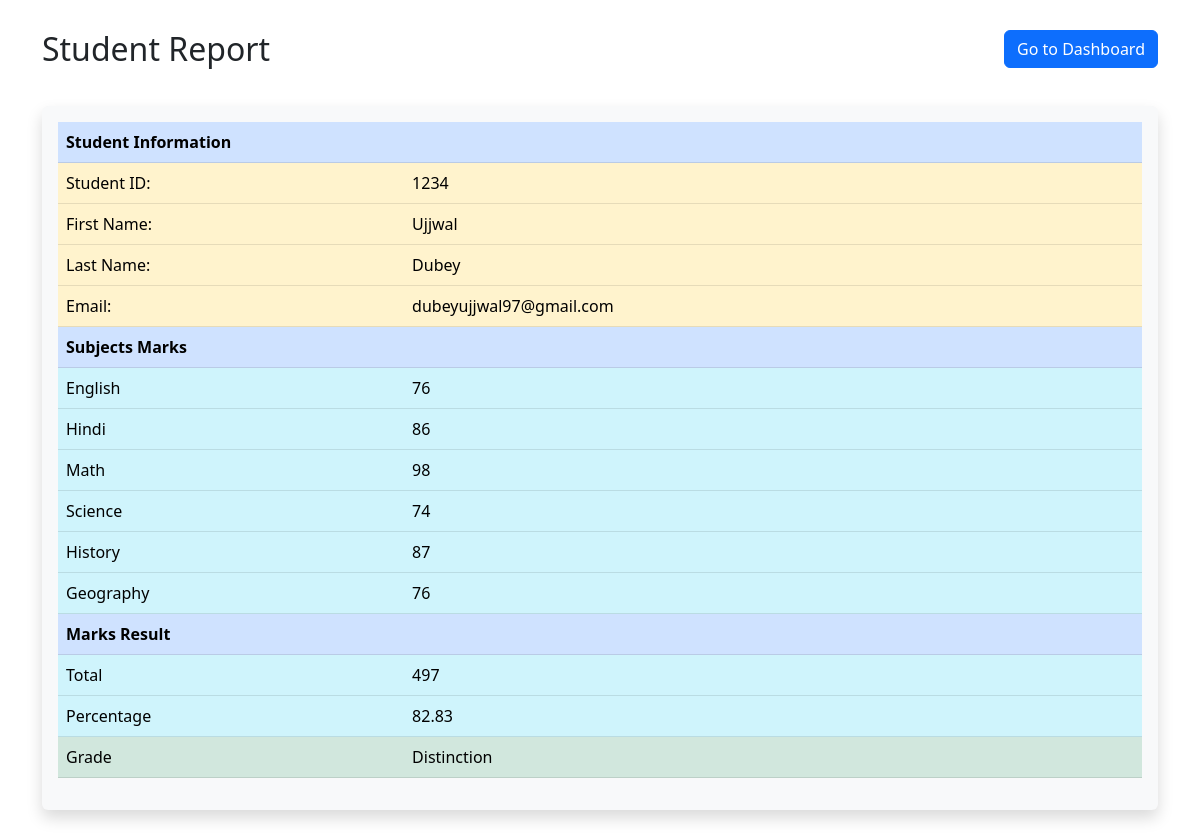
The page /view_report.php?record=8 on the database its author committed.
### tables this page shows
CREATE TABLE `report` (
  `id` int(11) NOT NULL,
  `student_id` int(10) NOT NULL,
  `first_name` varchar(20) NOT NULL,
  `last_name` varchar(20) NOT NULL,
  `batch_class` varchar(20) NOT NULL,
  `email` varchar(100) NOT NULL,
  `english_marks` int(3) NOT NULL,
  `hindi_marks` int(3) NOT NULL,
  `math_marks` int(3) NOT NULL,
  `science_marks` int(3) NOT NULL,
  `history_marks` int(3) NOT NULL,
  `geography_marks` int(3) NOT NULL,
  `remarks` text NOT NULL,
  `grade` varchar(20) NOT NULL
);

### view_report.php (the view, shortened to what this page needs)
<?php
include_once('connection.php');
$record = $_GET['record'];
$query="SELECT * FROM report where id = '$record'";
$result = mysqli_query($conn, $query);
$row = mysqli_fetch_assoc($result);
$total = ($row['english_marks'] + $row['hindi_marks'] + $row['math_marks'] + $row['science_marks'] + $row['history_marks'] + $row['geography_marks'])
?>
<!doctype html>
<html lang="en">
  <head>
    <link href="https://cdn.jsdelivr.net/npm/bootstrap@5.3.0/dist/css/bootstrap.min.css" rel="stylesheet">
  </head>
  <body>
    <div class="container">
        <div class="header">
            <div class="row">
                <div class="col-md-6">
                    <h2>Student Report</h2>
                </div>
                <div class="col-md-6">
                    <a href="index.php" class="btn btn-md btn-primary float-end">Go to Dashboard</a>
                </div>
            </div>
        </div>
        <div class="shadow p-3 mb-5 bg-body-tertiary rounded main_div">
            <table class="table">
              <tr class="table-primary">
                <th colspan="4">Student Information</th>
              </tr>
              <tr class="table-warning">
                <td colspan="2">Student ID:</td>
                <td colspan="2"><?=$row['student_id'];?></td>
              </tr>
              <tr class="table-warning">
                <td colspan="2">First Name:</td>
                <td colspan="2"><?=$row['first_name'];?></td>
              </tr>
              <tr class="table-warning">
                <td colspan="2">Last Name:</td>
                <td colspan="2"><?=$row['last_name'];?></td>
              </tr>
              <tr class="table-warning">
                <td colspan="2">Email:</td>
                <td colspan="2"><?=$row['email'];?></td>
              </tr>
              <tr class="table-primary">
                <th colspan="4">Subjects Marks</th>
              </tr>
              <tr class="table-info">
                <td colspan="2">English</td>
                <td colspan="2"><?=$row['english_marks'];?></td>
              </tr>
              <tr class="table-info">
                <td colspan="2">Hindi</td>
                <td colspan="2"><?=$row['hindi_marks'];?></td>
              </tr>
              <tr class="table-info">
                <td colspan="2">Math</td>
                <td colspan="2"><?=$row['math_marks'];?></td>
              </tr>
              <tr class="table-info">
                <td colspan="2">Science</td>
                <td colspan="2"><?=$row['science_marks'];?></td>
              </tr>
              <tr class="table-info">
                <td colspan="2">History</td>
                <td colspan="2"><?=$row['history_marks'];?></td>
              </tr>
              <tr class="table-info">
                <td colspan="2">Geography</td>
                <td colspan="2"><?=$row['geography_marks'];?></td>
              </tr>
              <tr class="table-primary">
                <th colspan="4">Marks Result</th>
              </tr>
              <tr class="table-info">
                <td colspan="2">Total</td>
                <td colspan="2"><?=$total;?></td>
              </tr>
              <tr class="table-info">
                <td colspan="2">Percentage</td>
                <td colspan="2"><?=round($total/6, 2);?></td>
              </tr>
              <tr class="table-success">
                <td colspan="2">Grade</td>
                <td colspan="2"><?=$row['grade'];?></td>
              </tr>
            </table>
        </div>
    </div>
  </body>
</html>

### view_report.php (style rules this page uses)
.main_div { padding: 20px; }
.header { padding: 30px 0; }

### rows shown on the page
report: student "1234", first_name "Ujjwal", last_name "Dubey", email "dubeyujjwal97@gmail.com", english_marks "76", hindi_marks "86", math_marks "98", science_marks "74", history_marks "87", geography_marks "76", total "497", $total/6 "82.83", grade "Distinction"
